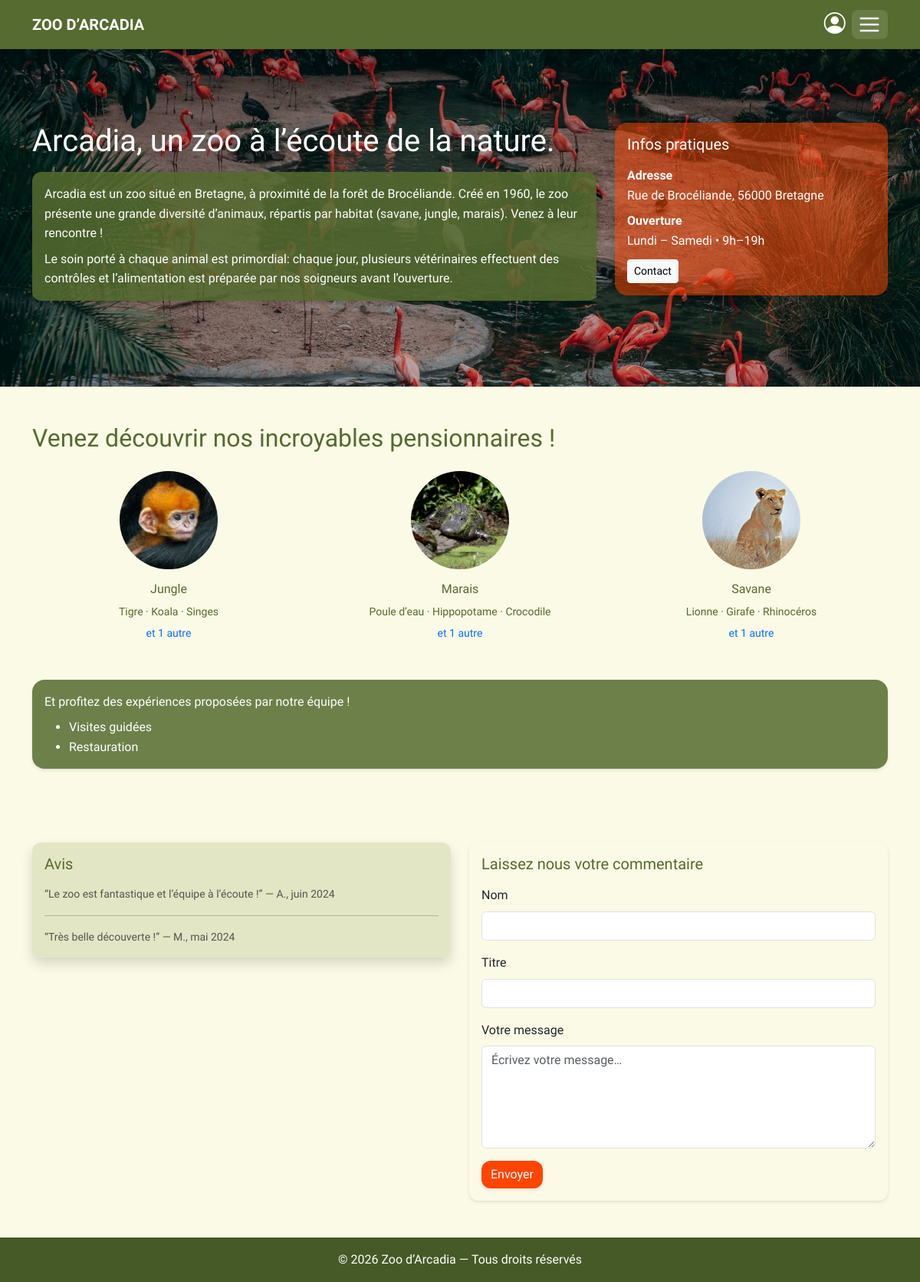
The page / on the database its author committed.
### tables this page shows
CREATE TABLE habitats (
  id          INT UNSIGNED NOT NULL AUTO_INCREMENT,
  name        VARCHAR(100) NOT NULL,
  description TEXT         NULL,
  image       VARCHAR(255) NULL,
  created_at  DATETIME     NOT NULL DEFAULT CURRENT_TIMESTAMP,
  PRIMARY KEY (id),
  UNIQUE KEY uq_habitats_name (name)
);

CREATE TABLE animals (
  id           INT UNSIGNED NOT NULL AUTO_INCREMENT,
  name         VARCHAR(100) NOT NULL,
  species      VARCHAR(100) NOT NULL,
  description  TEXT         NULL,
  diet         VARCHAR(150) NULL,
  health_state VARCHAR(100) NULL,
  image        VARCHAR(255) NULL,
  image_alt    VARCHAR(255) NULL,
  habitat_id   INT UNSIGNED NOT NULL,
  created_at   DATETIME     NOT NULL DEFAULT CURRENT_TIMESTAMP,
  PRIMARY KEY (id),
  KEY idx_animals_habitat (habitat_id),
  CONSTRAINT fk_animals_habitat
    FOREIGN KEY (habitat_id) REFERENCES habitats (id) ON DELETE CASCADE
);

CREATE TABLE reviews (
  id          INT UNSIGNED NOT NULL AUTO_INCREMENT,
  nickname    VARCHAR(100) NOT NULL,
  title       VARCHAR(150) NOT NULL,
  comment     TEXT         NOT NULL,
  is_approved BOOLEAN      NOT NULL DEFAULT FALSE,
  approved_by INT UNSIGNED NULL,
  created_at  DATETIME     NOT NULL DEFAULT CURRENT_TIMESTAMP,
  PRIMARY KEY (id),
  KEY idx_reviews_approved (is_approved),
  CONSTRAINT fk_reviews_approver
    FOREIGN KEY (approved_by) REFERENCES users (id) ON DELETE SET NULL
);

### includes/fonctions.php (called while the page is built, shortened)
<?php
function e(?string $texte): string
{
    return htmlspecialchars($texte ?? '', ENT_QUOTES, 'UTF-8');
}
function moisAnnee(string $dateSql): string
{
    $mois = [
        1 => 'janvier', 'février', 'mars', 'avril', 'mai', 'juin',
        'juillet', 'août', 'septembre', 'octobre', 'novembre', 'décembre',
    ];
    $horodatage = strtotime($dateSql);
    return $mois[(int) date('n', $horodatage)] . ' ' . date('Y', $horodatage);
}

### includes/auth.php (called while the page is built, shortened)
<?php
require_once __DIR__ . '/db.php';
function utilisateur_connecte(): ?array
{
    return $_SESSION['utilisateur'] ?? null;
}

### includes/db.php (called while the page is built, shortened)
<?php
function db(): PDO
{
    static $pdo = null;
    if ($pdo instanceof PDO) {
        return $pdo;
    }
    $config = require __DIR__ . '/../config/config.php';
    $dsn = sprintf(
        'mysql:host=%s;port=%d;dbname=%s;charset=%s',
        $config['host'],
        $config['port'],
        $config['database'],
        $config['charset']
    );
    $pdo = new PDO($dsn, $config['user'], $config['password'], [
        PDO::ATTR_ERRMODE => PDO::ERRMODE_EXCEPTION,
       PDO::ATTR_DEFAULT_FETCH_MODE => PDO::FETCH_ASSOC,
        PDO::ATTR_EMULATE_PREPARES => false,
    ]);
    return $pdo;
}

### index.php (the view, shortened to what this page needs)
<?php
require __DIR__ . '/includes/db.php';
require __DIR__ . '/includes/fonctions.php';
$erreurs = [];
$ancien  = ['name' => '', 'subject' => '', 'message' => ''];
$habitats = db()->query('SELECT id, name, image FROM habitats ORDER BY name')->fetchAll();
$animauxParHabitat = [];
$lignes = db()->query('SELECT id, name, habitat_id FROM animals ORDER BY habitat_id, id');
foreach ($lignes as $ligne) {
    $animauxParHabitat[$ligne['habitat_id']][] = $ligne;
}
$animauxVisibles = 3;
$avis = db()->query(
    'SELECT nickname, title, comment, created_at
     FROM reviews
     WHERE is_approved = 1
     ORDER BY created_at DESC'
)->fetchAll();
$classeBody      = '';
require __DIR__ . '/includes/header.php';
?>
    <section class="hero">
      <div class="container content py-5">
        <div class="row g-4">
          <div class="col-lg-8">
            <h1 class="mb-3">Arcadia, un zoo à l’écoute de la nature.</h1>
            <div class="panel panel-green mb-3">
              <p class="mb-2">
                Arcadia est un zoo situé en Bretagne, à proximité de la forêt de
                Brocéliande. Créé en 1960, le zoo présente une grande diversité
                d’animaux, répartis par habitat (savane, jungle, marais). Venez
                à leur rencontre !
              </p>
              <p class="mb-0">
                Le soin porté à chaque animal est primordial: chaque jour,
                plusieurs vétérinaires effectuent des contrôles et
                l’alimentation est préparée par nos soigneurs avant l’ouverture.
              </p>
            </div>
          </div>
          <div class="col-lg-4">
            <div class="panel panel-red-soft rounded-4 p-3 shadow">
              <h2 class="h5 mb-3 text-white">Infos pratiques</h2>
              <div class="text-white">
                <div class="mb-2">
                  <strong>Adresse</strong>
                  <br />
                  Rue de Brocéliande, 56000 Bretagne
                </div>
                <div class="mb-2">
                  <strong>Ouverture</strong>
                  <br />
                  Lundi – Samedi • 9h–19h
                </div>
                <a href="contact.php" class="btn btn-light btn-sm mt-1" id="contact"
                  >Contact</a
                >
              </div>
            </div>
          </div>
        </div>
      </div>
    </section>
    <main id="content">
      <section id="decouvrir" class="py-5">
        <div class="container">
          <h2 class="mb-4">Venez découvrir nos incroyables pensionnaires !</h2>
          <div class="row row-cols-1 row-cols-md-3 g-4 text-center">
            <?php foreach ($habitats as $unHabitat): ?>
              <?php
                $animaux  = $animauxParHabitat[$unHabitat['id']] ?? [];
                $visibles = array_slice($animaux, 0, $animauxVisibles);
                $restants = array_slice($animaux, $animauxVisibles);
                $idRepli  = 'autres-habitat-' . (int) $unHabitat['id'];
              ?>
              <div class="col">
                <?php if ($unHabitat['image']): ?>
                  <img
                    src="<?= e($unHabitat['image']) ?>"
                    class="avatar-128 img-fluid"
                    alt="Habitat <?= e($unHabitat['name']) ?>"
                  />
                <?php endif; ?>
                <h3 class="h6 mt-3">
                  <a class="text-decoration-none btn-text-green" href="habitat.php?id=<?= (int) $unHabitat['id'] ?>">
                    <?= e($unHabitat['name']) ?>
                  </a>
                </h3>
                <?php if ($visibles): ?>
                  <p class="small text-muted mb-1">
                    <?php foreach ($visibles as $i => $unAnimal): ?>
                      <?= $i > 0 ? ' · ' : '' ?>
                      <a class="text-decoration-none btn-text-green"
                         href="animal.php?id=<?= (int) $unAnimal['id'] ?>"><?= e($unAnimal['name']) ?></a>
                    <?php endforeach; ?>
                  </p>
                  <?php if ($restants): ?>
                    <button class="btn btn-link btn-sm p-0 text-decoration-none" type="button"
                            data-bs-toggle="collapse"
                            data-bs-target="#<?= e($idRepli) ?>"
                            aria-expanded="false"
                            aria-controls="<?= e($idRepli) ?>">
                      et <?= count($restants) ?> autre<?= count($restants) > 1 ? 's' : '' ?>
                    </button>
                  <?php endif; ?>
                <?php endif; ?>
              </div>
            <?php endforeach; ?>
          </div>
          <div class="mt-5 panel panel-green p-3 rounded-4">
            <p class="mb-2 text-white">
              Et profitez des expériences proposées par notre équipe !
            </p>
            <ul class="mb-0">
              <li>
                <a class="text-white" href="Services.php#visite-guidee"
                  >Visites guidées</a
                >
              </li>
              <li>
                <a class="text-white" href="Services.php#restauration"
                  >Restauration</a
                >
              </li>
            </ul>
          </div>
        </div>
      </section>
      <section id="infos" class="py-5">
        <div class="container">
          <div class="row g-4">
            <div class="col-12 col-lg-6">
              <div class="card card-avis shadow">
                <h2 class="h5 mb-3">Avis</h2>
                <?php foreach ($avis as $index => $unAvis): ?>
                  <?php if ($index > 0): ?><hr><?php endif; ?>
                  <div class="small text-muted">
                    “<?= e($unAvis['comment']) ?>” — <?= e($unAvis['nickname']) ?>, <?= moisAnnee($unAvis['created_at']) ?>
                  </div>
                <?php endforeach; ?>
              </div>
            </div>
            <div class="col-12 col-lg-6" id="avis">
              <div class="card h-100">
                <h2 class="h5 mb-3">Laissez nous votre commentaire</h2>
                 <form action="index.php#avis" method="post" novalidate>
                  <div class="row g-3">
                    <div class="col-12">
                      <label for="name" class="form-label">Nom</label>
                      <input
                        id="name"
                        name="name"
                        type="text"
                        class="form-control<?= isset($erreurs['name']) ? ' is-invalid' : '' ?>"
                        value="<?= e($ancien['name']) ?>"
                        autocomplete="name"
                        required
                      />
                    </div>
                    <div class="col-12">
                      <label for="subject" class="form-label">Titre</label>
                      <input
                        id="subject"
                        name="subject"
                        type="text"
                        class="form-control<?= isset($erreurs['subject']) ? ' is-invalid' : '' ?>"
                        value="<?= e($ancien['subject']) ?>"
                        required
                      />
                    </div>
                    <div class="col-12">
                      <label for="message" class="form-label"
                        >Votre message</label
                      >
                      <textarea
                        id="message"
                        name="message"
                        rows="5"
                        class="form-control<?= isset($erreurs['message']) ? ' is-invalid' : '' ?>"
                        placeholder="Écrivez votre message…"
                        required
                      ><?= e($ancien['message']) ?></textarea>
                    </div>
                    <div class="col-12">
                      <button type="submit" class="btn btn-brand">
                        Envoyer
                      </button>
                    </div>
                  </div>
                </form>
              </div>
            </div>
          </div>
        </div>
      </section>
    </main>
    <?php require __DIR__ . '/includes/footer.php'; ?>

### includes/header.php (shortened to what this page needs)
<?php
require_once __DIR__ . '/auth.php';
require_once __DIR__ . '/fonctions.php';
$classeBody      = $classeBody      ?? '';
$utilisateurConnecte = utilisateur_connecte();
?>
<!doctype html>
<html lang="fr">
<head>
  <link href="https://cdn.jsdelivr.net/npm/bootstrap@5.3.6/dist/css/bootstrap.min.css" rel="stylesheet">
  <link href="https://cdn.jsdelivr.net/npm/bootstrap-icons@1.11.3/font/bootstrap-icons.min.css" rel="stylesheet">
  <link href="style.css" rel="stylesheet">
</head>
<body class="<?= e($classeBody) ?>">
  <header>
    <nav class="navbar" data-bs-theme="dark">
      <div class="container d-flex align-items-center justify-content-between">
        <a class="navbar-brand m-0 fw-semibold" href="index.php">ZOO D’ARCADIA</a>
        <div class="d-flex align-items-center gap-2 nav-actions">
          <?php if ($utilisateurConnecte): ?>
            <a href="<?= e(page_accueil_role($utilisateurConnecte['role'])) ?>"
               class="nav-link p-0 me-2 d-flex align-items-center gap-1"
               title="Retour à mon espace">
              <i class="bi bi-speedometer2 fs-5"></i>
              <span class="small d-none d-sm-inline">
                <?= e($utilisateurConnecte['prenom']) ?> — <?= e($utilisateurConnecte['role']) ?>
              </span>
            </a>
            <a href="deconnexion.php" class="btn btn-sm btn-light">Déconnexion</a>
          <?php else: ?>
            <a href="Connexion.php" class="nav-link p-0" aria-label="Connexion utilisateur">
              <i class="bi bi-person-circle fs-3"></i>
            </a>
          <?php endif; ?>
          <button class="navbar-toggler" type="button" data-bs-toggle="collapse" data-bs-target="#nav"
                  aria-controls="nav" aria-expanded="false" aria-label="Menu">
            <span class="navbar-toggler-icon"></span>
          </button>
        </div>
      </div>
    </nav>
  </header>

### includes/footer.php (shortened to what this page needs)
  <footer>
    © <span id="year"></span> Zoo d’Arcadia — Tous droits réservés
  </footer>
</body>
</html>

### style.css (style rules this page uses)
:root { --green-dark: #556b2f; --green-dark-rgb: 85, 107, 47; --green-laurel: #6b8e23; --green-footer: #455a26; --cream: #fafae6; --gray-light: #d3d3d3; --gray: #808080; --orange-peru: #cd853f; --orange-red: #ff4500; --brown-saddle: #8b4513; --text-dark: #1a1a1a; --text-light: #ffffff; --hover: #ffd8c9; --font-title: "Inknut Antiqua", serif; --font-body: "Averia Sans Libre", sans-serif; --radius: 12px; --shadow-sm: 0 2px 4px rgba(0, 0, 0, 0.1); --shadow-md: 0 4px 10px rgba(0, 0, 0, 0.15); }
body { margin: 0; line-height: 1.6; font-family: var(--font-body); color: var(--text-dark); background: var(--cream); min-height: 100vh; display: flex; flex-direction: column; }
main { flex: 1; }
h1, h2, h3, h4, h5 { font-family: var(--font-title); color: var(--green-dark); }
a { text-decoration: none; }
.navbar { background: var(--green-dark); min-height: 64px; box-shadow: 0 2px 8px rgba(0, 0, 0, 0.08); position: relative; z-index: 1030; }
.navbar .navbar-brand { color: var(--text-light); font-family: var(--font-title); font-weight: 600; }
.navbar .nav-link { color: var(--text-light); }
.navbar .navbar-toggler { border: 0; padding: 0.5rem 0.6rem; border-radius: 0.5rem; background-color: rgba(255, 255, 255, 0.12); transition: background-color 0.2s ease, transform 0.05s ease; }
.navbar .navbar-toggler-icon { width: 28px; height: 22px; background-size: 28px 22px; }
.nav-actions { position: relative; }
.card, .panel { background: var(--cream); border-radius: var(--radius); box-shadow: var(--shadow-sm); padding: 1rem; border: 0; }
.panel-red-soft { background: rgba(255, 69, 0, 0.5); color: var(--text-light); }
.panel-green { background: rgba(85, 107, 47, 0.85); color: var(--text-light); }
.btn-brand { background: var(--orange-red); color: var(--text-light); border: none; border-radius: var(--radius); box-shadow: var(--shadow-sm); }
.card-avis { background: #e3e6c4; }
.btn-text-green { color: var(--green-dark); transition: color 0.2s ease; }
.avatar-40, .avatar-64, .avatar-128 { border-radius: 50%; object-fit: cover; }
.avatar-128 { width: 128px; height: 128px; }
.hero { position: relative; background: url("images/matthew-cabret-ub1sSvJ_Tbs-unsplash.jpg") center/cover no-repeat; color: var(--text-light); min-height: 440px; display: flex; align-items: center; }
.hero::after { content: ""; position: absolute; inset: 0; background: linear-gradient(180deg, rgba(0, 0, 0, 0.38), rgba(0, 0, 0, 0.25)); }
.hero .content { position: relative; z-index: 1; }
.hero h1 { color: var(--text-light); }
footer { background: var(--green-footer); color: var(--text-light); text-align: center; padding: 1rem; }
.card h2, .card h3 { color: var(--green-dark); }

### rows shown on the page
habitats: image (picture), name "Jungle", id "1"
animals: name "Tigre"
animals: name "Koala"
animals: name "Singes"
habitats: image (picture), name "Marais", id "1"
animals: name "Poule d’eau"
animals: name "Hippopotame"
animals: name "Crocodile"
habitats: image (picture), name "Savane", id "1"
animals: name "Lionne"
animals: name "Girafe"
animals: name "Rhinocéros"
reviews: comment "Le zoo est fantastique et l’équipe à l’écoute !", nickname "A.", created_at "juin 2024"
reviews: comment "Très belle découverte !", nickname "M.", created_at "mai 2024"
